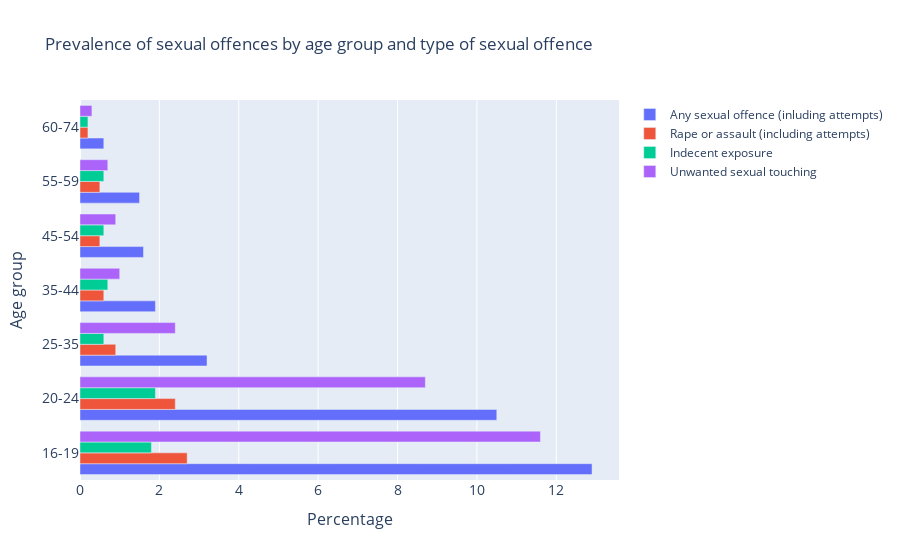

The notebook cell saved with this chart:
### Code cell
# Analysing and visualing the data

# We want to plot 11 graphs to analyse correlations between the types of offences occurences and certain characteristics of the (women) victims
# and the characteristics of these "victimised" women:
# 1. Correlation between age group and type of sexual offences - interactive line plot
# 2. Correlation between ethnic group and type of sexual offences - interactive line plot
# 3. Correlation between marital status and type of sexual offences
# 4. Correlation between eployment status and type of sexual offences
# 5. Correlation between respondent occupation and type of sexual offences
# 6. Correlation between highest qualification and type of sexual offences
# 7. Correlation between religion and type of sexual offences
# 8. Correlation between sexual orientation and type of sexual offences
# 9. Correlation between hours out of home on an average weekday and type of sexual offences
# 10. Correlation between number of evening visits to pub/bar in the last month and type of sexual offences
# 11. Correlation between number of visits to a nightclub/disco in the last month and type of sexual offences

age_group=['16-19','20-24','25-35','35-44','45-54','55-59','60-74']
any_sexual_offence=df7_bis[1:8][df7_bis.columns[0]]
rape_or_assault=df7_bis[1:8][df7_bis.columns[1]]
indecent_exposure=df7_bis[1:8][df7_bis.columns[3]]
sexual_touching=df7_bis[1:8][df7_bis.columns[4]]



fig = go.Figure(data=[
    go.Bar(name='Any sexual offence (inluding attempts)', 
           x=any_sexual_offence,
           y=age_group,orientation='h'),
    go.Bar(name='Rape or assault (including attempts)', 
           x=rape_or_assault, 
           y=age_group,orientation='h'),
    go.Bar(name='Indecent exposure', 
           x=indecent_exposure, 
           y=age_group,orientation='h'),
    go.Bar(name='Unwanted sexual touching', 
           x=sexual_touching, 
           y=age_group,orientation='h')
])
# Change the bar mode
fig.update_layout(barmode='group',
                  title='Prevalence of sexual offences by age group and type of sexual offence',
                  xaxis=dict(
                    title='Percentage',
                    titlefont_size=16,
                    tickfont_size=14,),
                  yaxis=dict(
                    title='Age group',
                    titlefont_size=16,
                    tickfont_size=14)
                 )
fig.show()
fig.write_html('/Users/jutti/Documents/QM2SRQ1-2/Visualisations/Age group.html')

### Figure 1 — Plotly figure (JSON) as saved in the notebook; plotly's stock layout.template omitted (floating-point values rounded to 4 significant figures)
{"data": [{"name": "Any sexual offence (inluding attempts)", "orientation": "h", "type": "bar", "x": [12.9, 10.5, 3.2, 1.9, 1.6, 1.5, 0.6], "y": ["16-19", "20-24", "25-35", "35-44", "45-54", "55-59", "60-74"]}, {"name": "Rape or assault (including attempts)", "orientation": "h", "type": "bar", "x": [2.7, 2.4, 0.9, 0.6, 0.5, 0.5, 0.2], "y": ["16-19", "20-24", "25-35", "35-44", "45-54", "55-59", "60-74"]}, {"name": "Indecent exposure", "orientation": "h", "type": "bar", "x": [1.8, 1.9, 0.6, 0.7, 0.6, 0.6, 0.2], "y": ["16-19", "20-24", "25-35", "35-44", "45-54", "55-59", "60-74"]}, {"name": "Unwanted sexual touching", "orientation": "h", "type": "bar", "x": [11.6, 8.7, 2.4, 1, 0.9, 0.7, 0.3], "y": ["16-19", "20-24", "25-35", "35-44", "45-54", "55-59", "60-74"]}], "layout": {"barmode": "group", "title": {"text": "Prevalence of sexual offences by age group and type of sexual offence"}, "xaxis": {"tickfont": {"size": 14}, "title": {"font": {"size": 16}, "text": "Percentage"}}, "yaxis": {"tickfont": {"size": 14}, "title": {"font": {"size": 16}, "text": "Age group"}}}}
